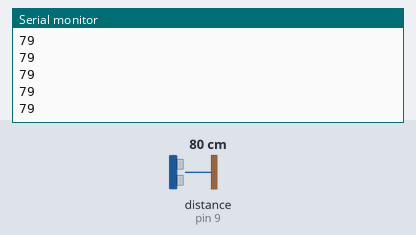
A sketch run on a simulated Arduino Uno, built with avr-gcc and run on an emulated ATmega328P. On the bench: the last lines printed to the serial monitor. Wiring (inferred from the names in the program): ultrasonic range finder: trigger pin 10; echo pin 9. The inputs (shaded band) are chosen by the test bench; at power-on: distance to the obstacle (sensor on pin 9) 80 cm. The echo pulse lasts 58.3 µs per cm.

Above: at 1.2 s.
1.3 s: distance to the obstacle (sensor on pin 9) set to 2 cm
At 2.3 s:
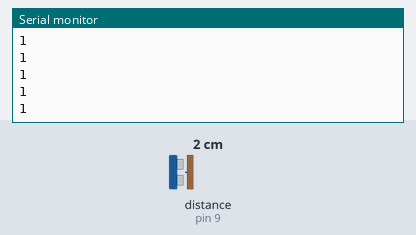
2.8 s: distance to the obstacle (sensor on pin 9) set to 4 cm
At 3.5 s:
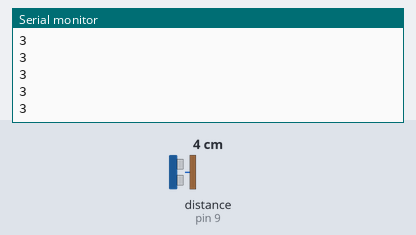
Timing chart, 0 to 5.8 s (numbered marks = the images above; inputs shaded):
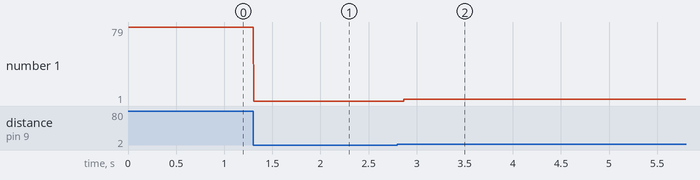

The sketch:

ultrasonic_test_01.ino
```cpp
 int trigpin = 10;
 int echopin = 9;
void setup() {
  // put your setup code here, to run once:

     Serial.begin(9600);
     pinMode(trigpin,OUTPUT);
     pinMode(echopin,INPUT);
     //declaration of pins is done

}

void loop() {
  // put your main code here, to run repeatedly:
   long duration , distance ;
   digitalWrite(trigpin,HIGH);
   delayMicroseconds(1000);
   digitalWrite(trigpin,LOW);
   duration = pulseIn(echopin,HIGH);
   distance = (duration/2)/29.1;
   Serial.println(distance);  //prints the distnce
   //delay(10);
}
```

Measured:
- after the input at 1.3 s, the serial monitor: prints a new line at once (image 1)
- after the input at 2.8 s, the serial monitor: prints a new line after 0.07 s (image 2)
- plotted number 1: 79 → 1 after the input at 1.3 s, 1 → 3 after the input at 2.8 s
